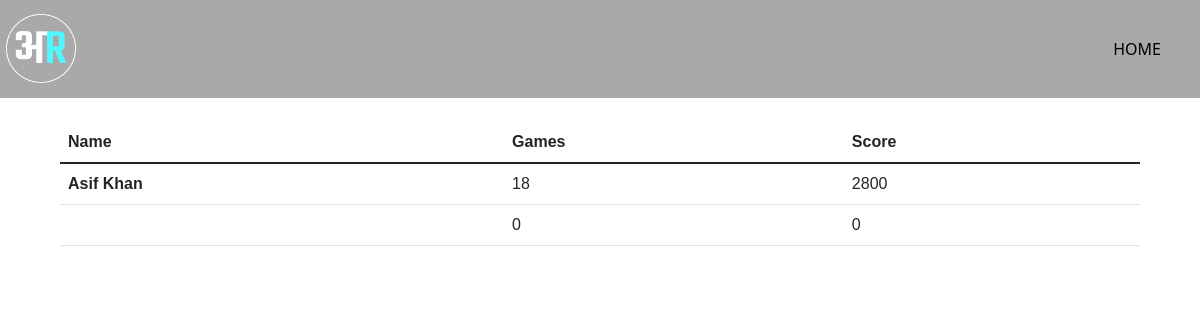
The app's page /leaderboard/, older data.
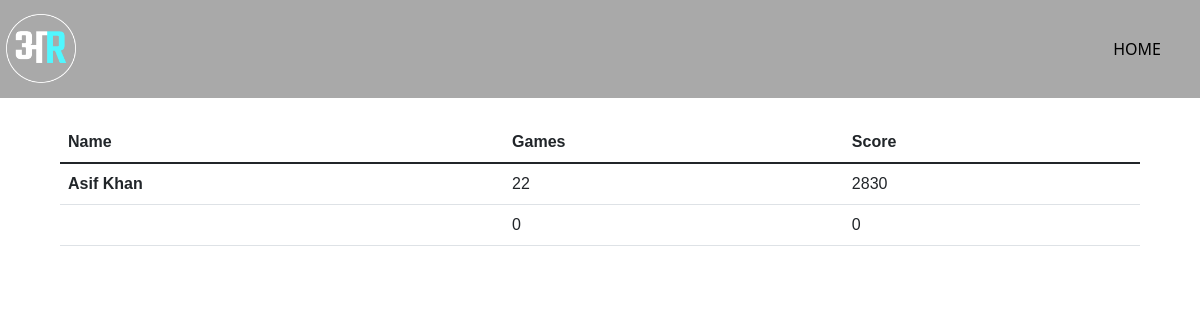
The same page, newer data.
### game/models.py (models this page shows, shortened)
class Profile(models.Model):
    user=models.OneToOneField(User,on_delete=models.CASCADE)
    image = models.ImageField(default='default.jpg', upload_to='profile_pics')
    score = models.IntegerField(default=0)
    game = models.IntegerField(default=0)
    theme = models.CharField(max_length=255)
    class Meta():
        ordering = ('-score','game')

### game/views.py (the view)
# urls.py: path('leaderboard/',views.leaderboard,name='leaderboard'),
def leaderboard(request):
    p = Profile.objects.all()
    return render(request,'leaderboard.html',{'p':p})

### game/templates/leaderboard.html (shortened to what this page needs)
{% load static %}
<!DOCTYPE html>
<html lang="en">
<head>
<link href="https://cdn.jsdelivr.net/npm/bootstrap@5.1.3/dist/css/bootstrap.min.css" rel="stylesheet">
<link rel="stylesheet" href="https://stackpath.bootstrapcdn.com/font-awesome/4.7.0/css/font-awesome.min.css">
</head>
<body>
    <section id="nav-bar">
        <nav class="navbar navbar-expand-lg navbar-light">
            <a class="navbar-brand" href="https://arhn.co.in/" target="_blank"><img style="width:70px;height:70px;" src="{% static 'img/logo.png' %}" id="logo"></a>
          <div class="collapse navbar-collapse" id="navbarNav" >
            <ul class="navbar-nav ms-auto">
              <li class="nav-item">
                <button type="button" class="btn" style="color: black;">
                  {% if user.is_authenticated %}
                  <a href="{% url 'play' %}" style="color: black;">HOME</a>
                  {% else %}
                  <a href="{% url 'logout' %}" style="color: black;">HOME</a>
                  {% endif %}
                </button>
              <li class="nav-item">
                <button type="button" class="btn" style="color: black;">
                </button>
              </li>
            </ul>
          </div>
        </nav>
        <section style="margin: 2% 5% 0 5%;font-family: 'Quantico', sans-serif;">
            <table class="table table-hover">
                <thead>
                  <tr>
                    <th scope="col">Name</th>
                    <th scope="col">Games</th>
                    <th scope="col">Score</th>
                  </tr>
                </thead>
                <tbody>
                  <tr>
                    {% for i in p%}
                    <th scope="row">{{i.user.first_name}} {{i.user.last_name}}</th>
                    <td>{{i.game}}</td>
                    <td>{{i.score}}</td>
                  </tr>
                  {% endfor %}
                </tbody>
              </table>
</body>
</html>

### game/templates/leaderboard.html (style rules this page uses)
body { color: black; }
.navbar-brand { padding: 6px; }
.navbar { background-color: darkgrey; }
.navbar-nav a { text-decoration: none; }

Row changes from the older to the newer data that the page shows:
changed Profile "Asif": game "18" → "22"; score "2800" → "2830"
